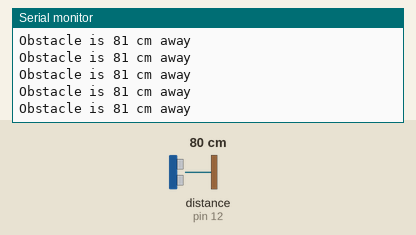
Recording of a sketch running on a simulated Arduino Uno, built with avr-gcc and run on an emulated ATmega328P. Shown: the last lines printed to the serial monitor. Inputs (shaded band) come from the test bench; at power-on: distance to the obstacle (sensor on pin 12) 80 cm. The echo pulse lasts 58.3 µs per cm.

Above: at 1.2 s.
1.3 s: distance to the obstacle (sensor on pin 12) set to 2 cm
At 1.34 s:
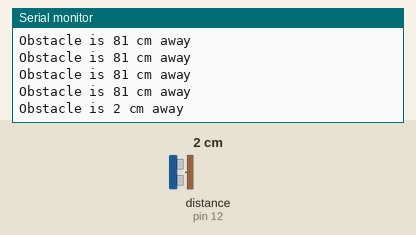
4.3 s: distance to the obstacle (sensor on pin 12) set to 60 cm
At 4.4 s:
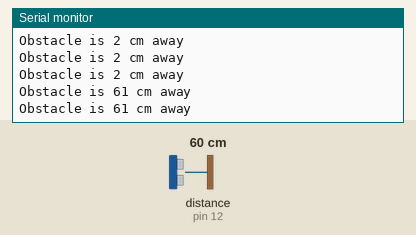
7.3 s: distance to the obstacle (sensor on pin 12) set to 4 cm
At 7.34 s:
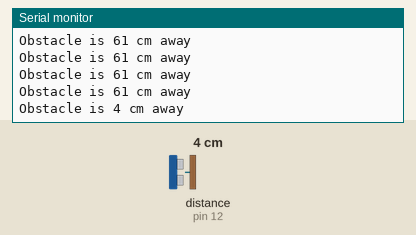
10.3 s: distance to the obstacle (sensor on pin 12) set to 9 cm
At 10.31 s:
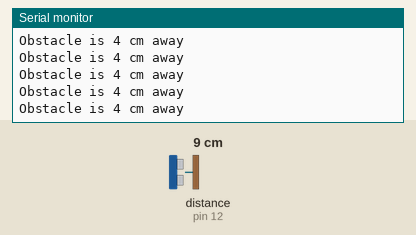
13.3 s: distance to the obstacle (sensor on pin 12) set to 18 cm
At 13.3 s:
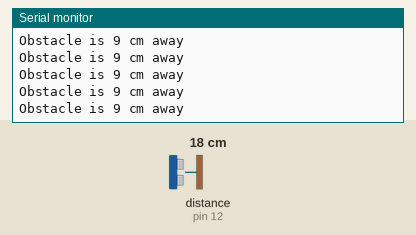
Timing chart, 0 to 16.3 s (numbered marks = the images above; inputs shaded):
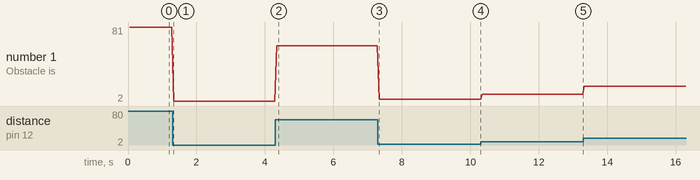

Measured:
- after the input at 1.3 s, the serial monitor: prints a new line at once (image 1)
- after the input at 4.3 s, the serial monitor: prints a new line at once (image 2)
- after the input at 7.3 s, the serial monitor: prints a new line at once (image 3)
- plotted number 1: 81 → 2 after the input at 1.3 s, 2 → 61 after the input at 4.3 s, 61 → 4 after the input at 7.3 s, 4 → 9 after the input at 10.3 s, 9 → 18 after the input at 13.3 s

The sketch:

UltraSonic_With_NewPing_Library.ino
```cpp
    #include <NewPing.h>

    #define TRIGGER_PIN  13
    #define ECHO_PIN     12
    #define MAX_DISTANCE 200

    NewPing sonar(TRIGGER_PIN, ECHO_PIN, MAX_DISTANCE);

    void setup() {
      pinMode(TRIGGER_PIN, OUTPUT);
      pinMode(ECHO_PIN, INPUT);
      Serial.begin(9600);
    }

    void loop() {
      delay(50);
      Serial.print("Obstacle is ");
      Serial.print(sonar.ping_cm());
      Serial.println(" cm away");
    }
```
